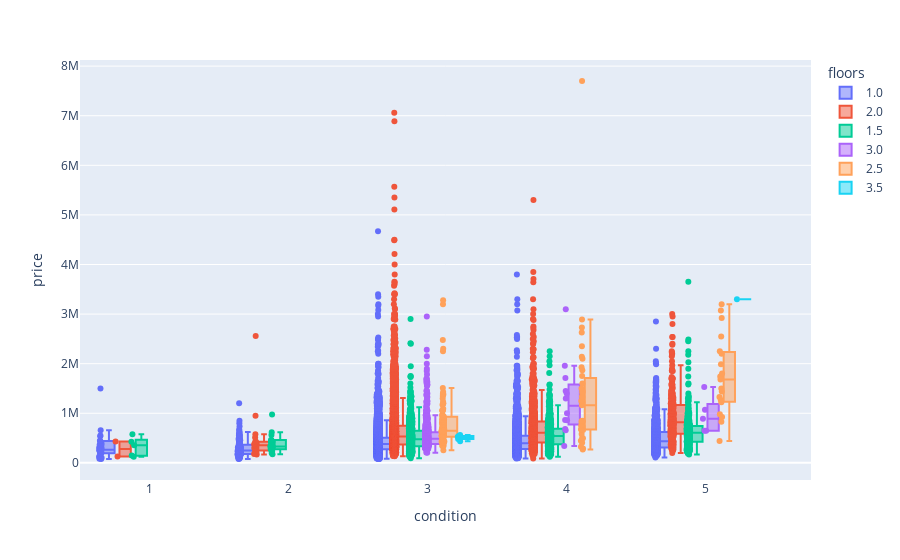

The code cell stored with this chart in its notebook:
### Code cell
fig_box = px.box(houses, x="condition", y = houses.price, points="all", color="floors", 
                 hover_data =['price', 'grade'])
fig_box.show()

### Figure 1 — Plotly figure (JSON) as saved in the notebook; plotly's stock layout.template omitted (floating-point values rounded to 4 significant figures; data arrays with more than 128 entries replaced by an {"elided": "..."} marker saying what was removed)
{"data": [{"alignmentgroup": "True", "boxpoints": "all", "customdata": {"elided": "10673x2 int values"}, "hovertemplate": "floors=1.0<br>condition=%{x}<br>price=%{customdata[0]}<br>grade=%{customdata[1]}<extra></extra>", "legendgroup": "1.0", "marker": {"color": "#636efa"}, "name": "1.0", "notched": false, "offsetgroup": "1.0", "orientation": "v", "showlegend": true, "type": "box", "x": {"elided": "10673 int values"}, "x0": " ", "xaxis": "x", "y": {"elided": "10673 int values"}, "y0": " ", "yaxis": "y"}, {"alignmentgroup": "True", "boxpoints": "all", "customdata": {"elided": "8235x2 int values"}, "hovertemplate": "floors=2.0<br>condition=%{x}<br>price=%{customdata[0]}<br>grade=%{customdata[1]}<extra></extra>", "legendgroup": "2.0", "marker": {"color": "#EF553B"}, "name": "2.0", "notched": false, "offsetgroup": "2.0", "orientation": "v", "showlegend": true, "type": "box", "x": {"elided": "8235 int values"}, "x0": " ", "xaxis": "x", "y": {"elided": "8235 int values"}, "y0": " ", "yaxis": "y"}, {"alignmentgroup": "True", "boxpoints": "all", "customdata": {"elided": "1910x2 int values"}, "hovertemplate": "floors=1.5<br>condition=%{x}<br>price=%{customdata[0]}<br>grade=%{customdata[1]}<extra></extra>", "legendgroup": "1.5", "marker": {"color": "#00cc96"}, "name": "1.5", "notched": false, "offsetgroup": "1.5", "orientation": "v", "showlegend": true, "type": "box", "x": {"elided": "1910 int values"}, "x0": " ", "xaxis": "x", "y": {"elided": "1910 int values"}, "y0": " ", "yaxis": "y"}, {"alignmentgroup": "True", "boxpoints": "all", "customdata": {"elided": "611x2 int values"}, "hovertemplate": "floors=3.0<br>condition=%{x}<br>price=%{customdata[0]}<br>grade=%{customdata[1]}<extra></extra>", "legendgroup": "3.0", "marker": {"color": "#ab63fa"}, "name": "3.0", "notched": false, "offsetgroup": "3.0", "orientation": "v", "showlegend": true, "type": "box", "x": {"elided": "611 int values"}, "x0": " ", "xaxis": "x", "y": {"elided": "611 int values"}, "y0": " ", "yaxis": "y"}, {"alignmentgroup": "True", "boxpoints": "all", "customdata": {"elided": "161x2 int values"}, "hovertemplate": "floors=2.5<br>condition=%{x}<br>price=%{customdata[0]}<br>grade=%{customdata[1]}<extra></extra>", "legendgroup": "2.5", "marker": {"color": "#FFA15A"}, "name": "2.5", "notched": false, "offsetgroup": "2.5", "orientation": "v", "showlegend": true, "type": "box", "x": {"elided": "161 int values"}, "x0": " ", "xaxis": "x", "y": {"elided": "161 int values"}, "y0": " ", "yaxis": "y"}, {"alignmentgroup": "True", "boxpoints": "all", "customdata": [[435000, 8], [544000, 8], [525000, 8], [479000, 8], [3300000, 12], [525000, 8], [563500, 8]], "hovertemplate": "floors=3.5<br>condition=%{x}<br>price=%{customdata[0]}<br>grade=%{customdata[1]}<extra></extra>", "legendgroup": "3.5", "marker": {"color": "#19d3f3"}, "name": "3.5", "notched": false, "offsetgroup": "3.5", "orientation": "v", "showlegend": true, "type": "box", "x": [3, 3, 3, 3, 5, 3, 3], "x0": " ", "xaxis": "x", "y": [435000, 544000, 525000, 479000, 3300000, 525000, 563500], "y0": " ", "yaxis": "y"}], "layout": {"autosize": true, "boxmode": "group", "legend": {"title": {"text": "floors"}, "tracegroupgap": 0}, "margin": {"t": 60}, "xaxis": {"anchor": "y", "autorange": true, "domain": [0, 1], "range": [0.5, 5.763], "title": {"text": "condition"}, "type": "linear"}, "yaxis": {"anchor": "x", "autorange": true, "domain": [0, 1], "range": [-345400.0, 8123000.0], "title": {"text": "price"}, "type": "linear"}}}
